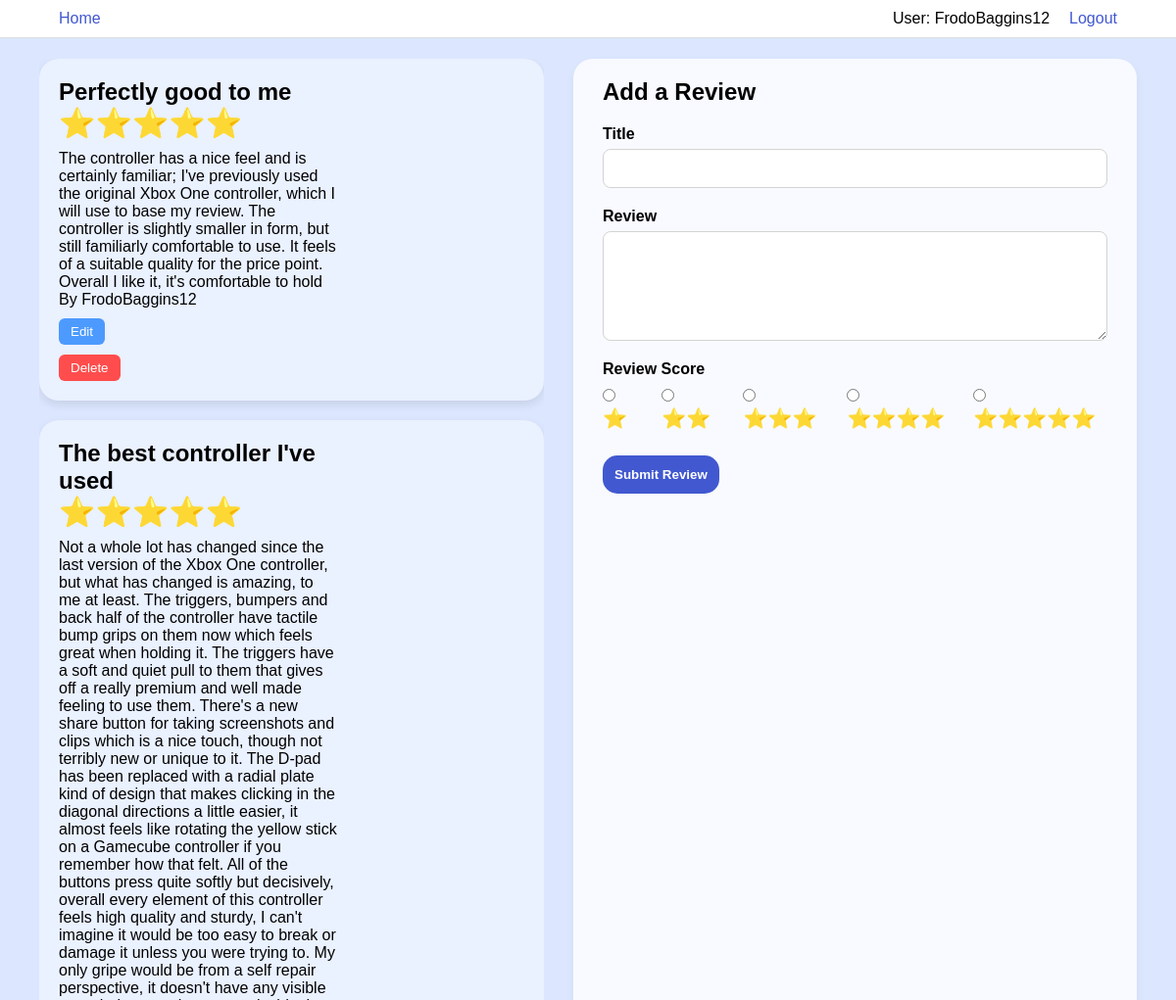
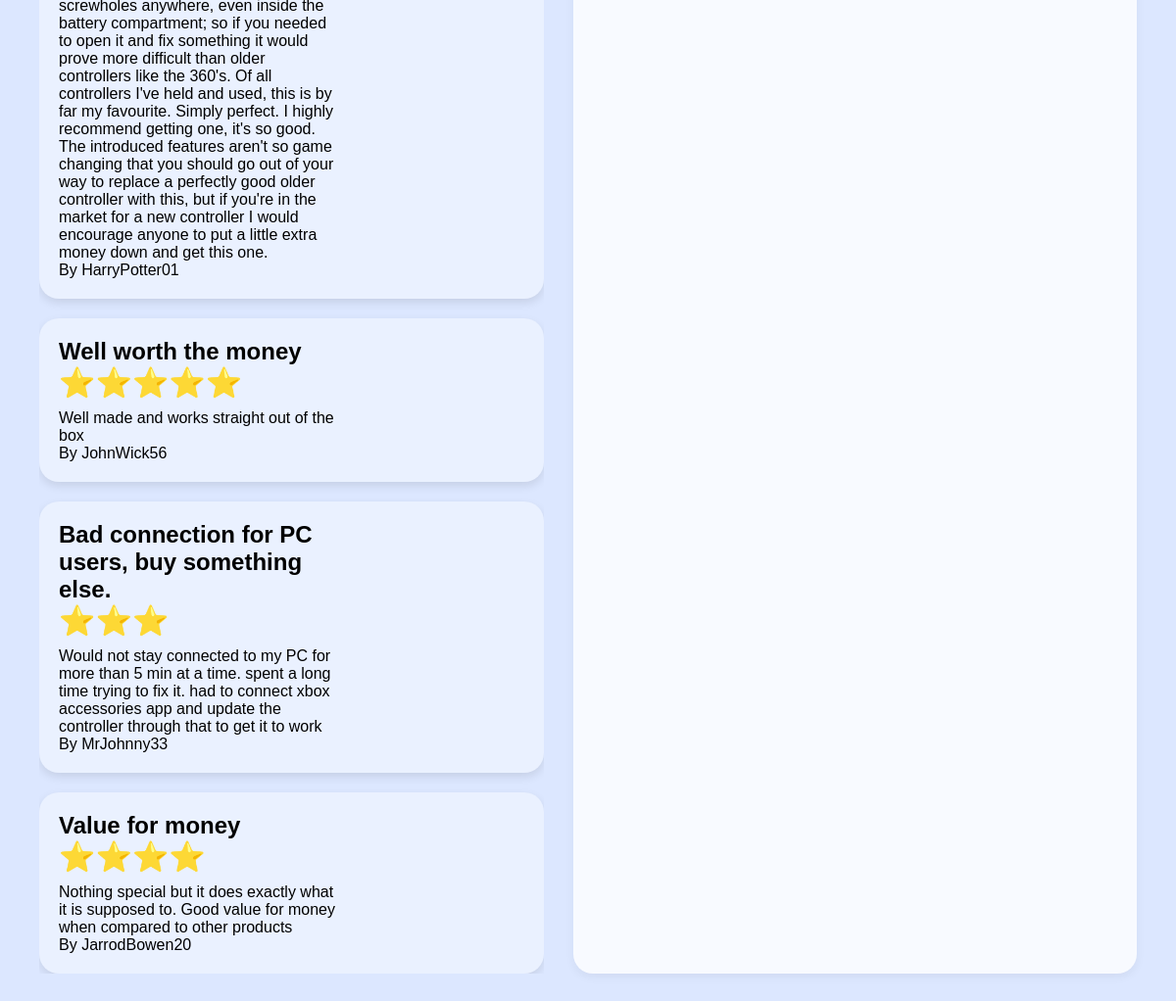
Page /products/2bd3fd04-b876-4bb3-9c3a-c8e9a77e163f (signed in) on the committed database (2 pictures, top to bottom).
### tables this page shows
CREATE TABLE Reviews (
        review_id TEXT PRIMARY KEY,
        product_id TEXT NOT NULL,
        username TEXT NOT NULL,
        review_title TEXT NOT NULL,
        review_body TEXT NOT NULL,
        review_score INTEGER NOT NULL,
        FOREIGN KEY (product_id) REFERENCES Products(product_id),
        FOREIGN KEY (username) REFERENCES Users(username)
    );

### Source/flask_app.py (the view, shortened to what this page needs)
@app.route("/products/<product_id>", methods=["GET", "POST"])
@login_required
def review_page(product_id):
    reviews = build_list_of_reviews(product_id)
    return render_template("review-page.html", reviews=reviews)

### Source/Helpers/build_list_of_reviews_helper.py (called while the page is built)
def build_list_of_reviews(product_id):
    query = f"SELECT review_id, review_title, review_body, review_score, username FROM {REVIEW_TABLE_NAME} WHERE product_id = ?"
    cur, con = query_database(query, params=(product_id,))
    rows = cur.fetchall()
    con.close()
    reviews = []
    for row in rows:
        review_id, review_title, review_body, review_score, username = row
        review = Review(review_id, review_title, review_body, review_score, username, product_id)
        reviews.append(review)
    return reviews

### Source/Helpers/build_user_class_from_database_helper.py (called while the page is built)
def build_user(username):
    query = f"SELECT is_admin FROM {USER_TABLE_NAME} WHERE username = ? LIMIT 1"
    cur, con = query_database(query, params=(username,))
    result = cur.fetchone()
    con.close()
    if result is None:
        return None
    else:
        return User(username, bool(result[0]))

### Source/Helpers/database_query_helper.py (called while the page is built)
def query_database(query, **kwargs):
    base_dir = os.path.dirname(os.path.abspath(__file__))
    full_path = os.path.join(base_dir, "../..", "Databases", DATABASE_FILE_NAME)
    params = kwargs.get('params', None)
    con = sqlite3.connect(full_path)
    con.execute("PRAGMA foreign_keys = ON")  # Enable foreign keys
    cur = con.cursor()
    if params is None:
        result = cur.execute(query)
    else:
        result = cur.execute(query, params)
    con.commit()
    return result, con

### Source/Models/user.py (called while the page is built)
    def get_id(self):
        return self.username

    @property
    def is_authenticated(self):
        return True

### Source/flask_app.py (called while the page is built)
@login_manager.user_loader
def load_user(username):
    return build_user(username)

### Source/templates/review-page.html (shortened to what this page needs)
{% extends "base-template.html" %}
{% block stylesheet %}
<link rel="stylesheet" href="{{ url_for('static', filename='CSS/review-page.css') }}">
{% endblock %}
{% block content %}
<div class="review-page-container">
  <div class="reviews-left">
    <div class="review-list">
      {% for review in reviews %}
      <div class="review-card">
        <div class="review-info">
          <h2>{{ review.review_title }}</h2>
          <h3>{{ "⭐️" * review.review_score }}</h3>
          <p>{{ review.review_body }}</p>
          <p>By {{ review.username }}</p>
          {% if current_user.get_id() == review.username %}
          <form method="GET" action="{{ url_for('edit_review', product_id=review.product_id, review_id=review.review_id) }}">
            <button type="submit" class="edit-btn">Edit</button>
          </form>
          <form method="POST" action="{{ url_for('delete_review_form', review_id=review.review_id) }}"
                onsubmit="return confirm('Are you sure you want to delete this review?');">
            <button type="submit" class="delete-btn">Delete</button>
          </form>
          {% endif %}
        </div>
      </div>
      {% endfor %}
    </div>
  </div>
  <div class="review-form-right">
    <h2>Add a Review</h2>
    <form method="POST">
      <div class="field">
        <label for="review_title">Title</label>
        <input type="text" id="review_title" name="review_title" required>
      </div>
      <div class="field">
        <label for="review_body">Review</label>
        <textarea id="review_body" name="review_body" rows="5" required></textarea>
      </div>
      <div class="field">
        <label>Review Score</label>
        <div class="radio-group">
          {% for i in range(1, 6) %}
          <label>
            <input type="radio" name="review_score" value="{{ i }}"> {{ "⭐️" * i }}
          </label>
          {% endfor %}
        </div>
      </div>
      <input type="submit" value="Submit Review">
    </form>
  </div>
</div>
{% endblock %}

### Source/static/CSS/constants.css (style rules this page uses)
:root { --webpage-background: #dce7ff; --header-gradient: linear-gradient(-190deg, #8e98c5, #3239a8); --button-gradient: linear-gradient(10deg, #6c749a, #0b16ba); --border-colour: #4158d0; }

### Source/static/CSS/base-template.css (style rules this page uses)
* { margin: 0; padding: 0; box-sizing: border-box; font-family: 'Amazon Ember', sans-serif; }
html,body { padding-top: 20px; display: flex; justify-content: center; align-items: center; height: auto; width: auto; overflow-y: auto; place-items: center; background: var(--webpage-background); }

### Source/static/CSS/review-page.css (style rules this page uses)
.review-page-container { display: flex; gap: 30px; padding: 20px 40px 40px; height: 100%; box-sizing: border-box; }
.reviews-left { flex: 1; overflow-y: auto; }
.review-list { display: flex; flex-direction: column; gap: 20px; padding: 0; }
.review-card { display: flex; justify-content: space-between; align-items: center; background: #eaf1ff; border-radius: 20px; padding: 20px; box-shadow: 0px 4px 10px rgba(0, 0, 0, 0.1); }
.review-info { max-width: 60%; }
.review-info h2 { margin-bottom: 0; }
.review-info h3 { font-size: 30px; margin-bottom: 10px; }
.review-form-right { flex: 1; background: #f8faff; border-radius: 20px; padding: 20px 30px; box-shadow: 0px 4px 10px rgba(0,0,0,0.05); overflow-y: auto; }
.review-form-right h2 { margin-bottom: 20px; user-select: none; }
.review-form-right form .field { margin-bottom: 20px; display: flex; flex-direction: column; }
.review-form-right form label { font-weight: 600; margin-bottom: 6px; user-select: none; }
.review-form-right form input[type="text"], .review-form-right form input[type="number"], .review-form-right form textarea { padding: 10px; border: 1px solid lightgrey; border-radius: 8px; font-size: 16px; resize: vertical; }
.review-form-right form input[type="submit"] { background: #4158d0; color: white; font-weight: 600; padding: 12px; border: none; border-radius: 15px; cursor: pointer; transition: background-color 0.3s ease; }
.delete-btn { background-color: #ff4d4d; color: white; border: none; padding: 6px 12px; border-radius: 6px; cursor: pointer; margin-top: 10px; }
.edit-btn { background-color: #4d9aff; color: white; border: none; padding: 6px 12px; border-radius: 6px; cursor: pointer; margin-top: 10px; }
.radio-group { display: flex; gap: 15px; }
.radio-group label { font-size: 20px; user-select: none; cursor: pointer; }
input[type="radio"] { margin-right: 6px; cursor: pointer; }

### rows in the picture
Reviews: review_title "Perfectly good to me", review_score "⭐️⭐️⭐️⭐️⭐️", review_body "The controller has a nice feel and is certainly familiar; I've previously used the original Xbox One controller, which I will use to base my review. The controller is slightly smaller in form, but still familiarly comfortable to use. It feels of a suitable quality for the price point. Overall I like it, it's comfortable to hold", username "FrodoBaggins12"
Reviews: review_title "The best controller I've used", review_score "⭐️⭐️⭐️⭐️⭐️", review_body "Not a whole lot has changed since the last version of the Xbox One controller, but what has changed is amazing, to me at least. The triggers, bumpers and back half of the controller have tactile bump grips on them now which feels great when holding it. The triggers have a soft and quiet pull to them that gives off a really premium and well made feeling to use them. There's a new share button for taking screenshots and clips which is a nice touch, though not terribly new or unique to it. The D-pad has been replaced with a radial plate kind of design that makes clicking in the diagonal directions a little easier, it almost feels like rotating the yellow stick on a Gamecube controller if you…", username "HarryPotter01"
Reviews: review_title "Well worth the money", review_score "⭐️⭐️⭐️⭐️⭐️", review_body "Well made and works straight out of the box", username "JohnWick56"
Reviews: review_title "Bad connection for PC users, buy something else.", review_score "⭐️⭐️⭐️", review_body "Would not stay connected to my PC for more than 5 min at a time. spent a long time trying to fix it. had to connect xbox accessories app and update the controller through that to get it to work", username "MrJohnny33"
Reviews: review_title "Value for money", review_score "⭐️⭐️⭐️⭐️", review_body "Nothing special but it does exactly what it is supposed to. Good value for money when compared to other products", username "JarrodBowen20"

### other values in the picture
{{ current_user.get_id() }} "FrodoBaggins12"
{{ "⭐️" * i }} "⭐️" "⭐️⭐️" "⭐️⭐️⭐️" "⭐️⭐️⭐️⭐️" "⭐️⭐️⭐️⭐️⭐️"
